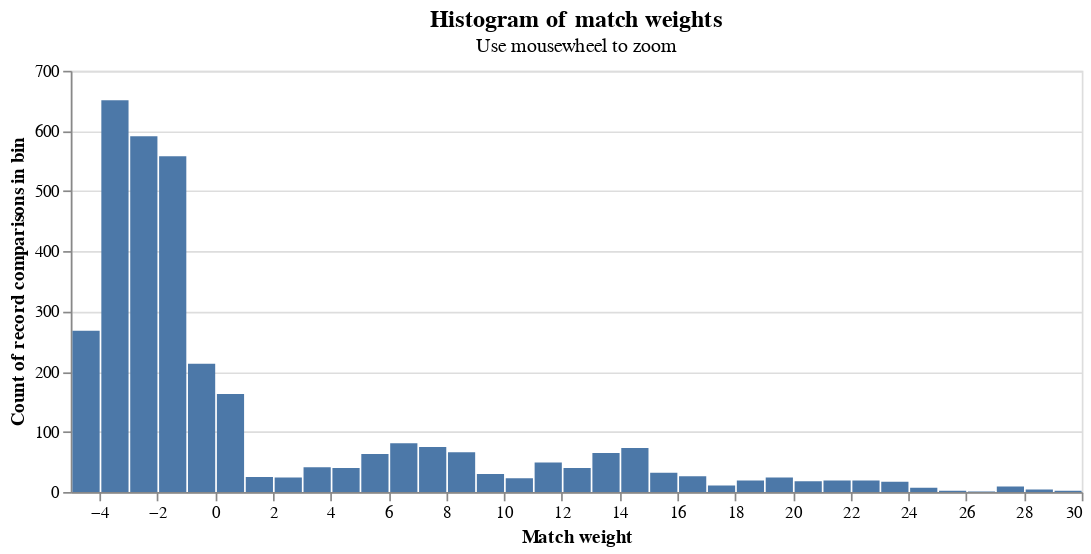

The code cell stored with this chart in its notebook:
### Markdown cell above
A histogram showing the distribution of match weights can be viewed as follows

### Code cell
c = linker.match_weight_histogram(df_predictions)

### Figure 1 — Vega-Lite specification as saved in the notebook (floating-point values rounded to 4 significant figures)
{"$schema": "https://vega.github.io/schema/vega-lite/v4.8.1.json", "config": {"title": {"fontSize": 14}}, "data": {"values": [{"splink_score_bin_low": -5.0, "binwidth": 1, "count_rows": 268, "splink_score_bin_high": -4.0}, {"splink_score_bin_low": -4.0, "binwidth": 1, "count_rows": 651, "splink_score_bin_high": -3.0}, {"splink_score_bin_low": -3.0, "binwidth": 1, "count_rows": 591, "splink_score_bin_high": -2.0}, {"splink_score_bin_low": -2.0, "binwidth": 1, "count_rows": 558, "splink_score_bin_high": -1.0}, {"splink_score_bin_low": -1.0, "binwidth": 1, "count_rows": 213, "splink_score_bin_high": 0.0}, {"splink_score_bin_low": 0.0, "binwidth": 1, "count_rows": 163, "splink_score_bin_high": 1.0}, {"splink_score_bin_low": 1.0, "binwidth": 1, "count_rows": 25, "splink_score_bin_high": 2.0}, {"splink_score_bin_low": 2.0, "binwidth": 1, "count_rows": 24, "splink_score_bin_high": 3.0}, {"splink_score_bin_low": 3.0, "binwidth": 1, "count_rows": 41, "splink_score_bin_high": 4.0}, {"splink_score_bin_low": 4.0, "binwidth": 1, "count_rows": 40, "splink_score_bin_high": 5.0}, {"splink_score_bin_low": 5.0, "binwidth": 1, "count_rows": 63, "splink_score_bin_high": 6.0}, {"splink_score_bin_low": 6.0, "binwidth": 1, "count_rows": 81, "splink_score_bin_high": 7.0}, {"splink_score_bin_low": 7.0, "binwidth": 1, "count_rows": 75, "splink_score_bin_high": 8.0}, {"splink_score_bin_low": 8.0, "binwidth": 1, "count_rows": 66, "splink_score_bin_high": 9.0}, {"splink_score_bin_low": 9.0, "binwidth": 1, "count_rows": 30, "splink_score_bin_high": 10.0}, {"splink_score_bin_low": 10.0, "binwidth": 1, "count_rows": 23, "splink_score_bin_high": 11.0}, {"splink_score_bin_low": 11.0, "binwidth": 1, "count_rows": 49, "splink_score_bin_high": 12.0}, {"splink_score_bin_low": 12.0, "binwidth": 1, "count_rows": 40, "splink_score_bin_high": 13.0}, {"splink_score_bin_low": 13.0, "binwidth": 1, "count_rows": 65, "splink_score_bin_high": 14.0}, {"splink_score_bin_low": 14.0, "binwidth": 1, "count_rows": 73, "splink_score_bin_high": 15.0}, {"splink_score_bin_low": 15.0, "binwidth": 1, "count_rows": 32, "splink_score_bin_high": 16.0}, {"splink_score_bin_low": 16.0, "binwidth": 1, "count_rows": 26, "splink_score_bin_high": 17.0}, {"splink_score_bin_low": 17.0, "binwidth": 1, "count_rows": 11, "splink_score_bin_high": 18.0}, {"splink_score_bin_low": 18.0, "binwidth": 1, "count_rows": 19, "splink_score_bin_high": 19.0}, {"splink_score_bin_low": 19.0, "binwidth": 1, "count_rows": 24, "splink_score_bin_high": 20.0}, {"splink_score_bin_low": 20.0, "binwidth": 1, "count_rows": 18, "splink_score_bin_high": 21.0}, {"splink_score_bin_low": 21.0, "binwidth": 1, "count_rows": 19, "splink_score_bin_high": 22.0}, {"splink_score_bin_low": 22.0, "binwidth": 1, "count_rows": 19, "splink_score_bin_high": 23.0}, {"splink_score_bin_low": 23.0, "binwidth": 1, "count_rows": 17, "splink_score_bin_high": 24.0}, {"splink_score_bin_low": 24.0, "binwidth": 1, "count_rows": 7, "splink_score_bin_high": 25.0}, {"splink_score_bin_low": 25.0, "binwidth": 1, "count_rows": 2, "splink_score_bin_high": 26.0}, {"splink_score_bin_low": 26.0, "binwidth": 1, "count_rows": 1, "splink_score_bin_high": 27.0}, {"splink_score_bin_low": 27.0, "binwidth": 1, "count_rows": 9, "splink_score_bin_high": 28.0}, {"splink_score_bin_low": 28.0, "binwidth": 1, "count_rows": 4, "splink_score_bin_high": 29.0}, {"splink_score_bin_low": 29.0, "binwidth": 1, "count_rows": 2, "splink_score_bin_high": 30.0}]}, "height": 250, "width": 600, "mark": "bar", "title": {"text": "Histogram of match weights", "subtitle": "Use mousewheel to zoom"}, "encoding": {"tooltip": [{"field": "count_rows", "title": "Count in bin", "type": "quantitative"}], "x": {"axis": {"title": "Match weight"}, "bin": "binned", "field": "splink_score_bin_low", "type": "quantitative"}, "x2": {"field": "splink_score_bin_high"}, "y": {"field": "count_rows", "type": "quantitative", "axis": {"title": "Count of record comparisons in bin"}}}, "selection": {"selector076": {"type": "interval", "bind": "scales", "encodings": ["y"]}}}
